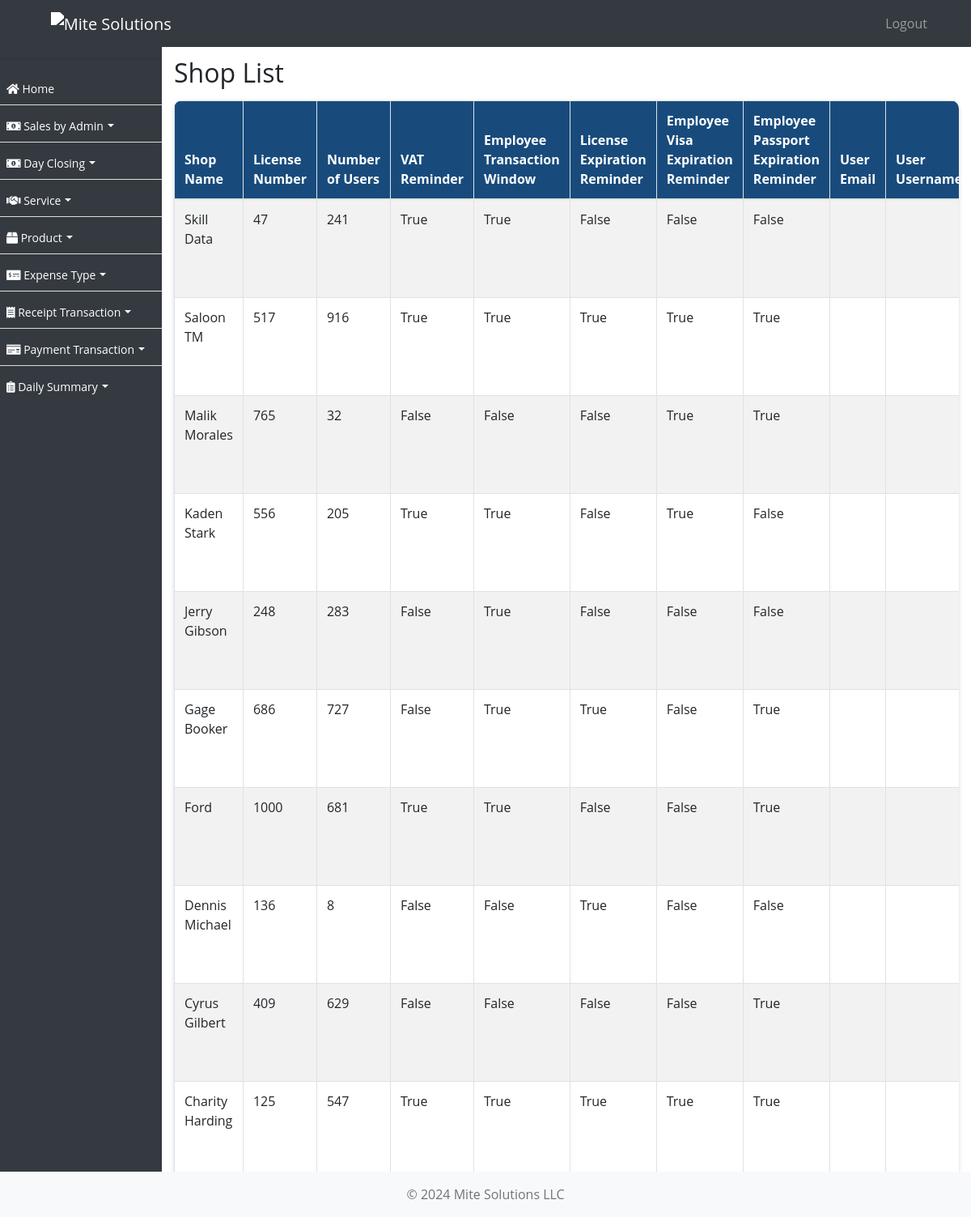
The app's page /shop/ with its own data.
### ezshopapp/models.py (models this page shows, shortened)
class Shop(models.Model):
    name = models.CharField(max_length=255, verbose_name='Shop Name')
    license_number = models.CharField(max_length=50, unique=True)
    num_users = models.PositiveIntegerField(verbose_name='Number of Users')
    vat_remainder = models.BooleanField(default=False, verbose_name='VAT Reminder')
    employee_transaction_window = models.BooleanField(default=False)
    license_expiration_reminder = models.BooleanField(default=False, verbose_name='License Expiration Reminder')
    employee_visa_expiration_reminder = models.BooleanField(default=False, verbose_name='Employee Visa Expiration Reminder')
    employee_passport_expiration_reminder = models.BooleanField(default=False, verbose_name='Employee Passport Expiration Reminder')
    admin_email = models.EmailField(max_length=100, default='')
    created_on = models.DateTimeField(auto_now_add=True, null=True)

### ezshopapp/views.py (the view)
# urls.py: path('shop/', ShopListView.as_view(), name='shop_list'),
class ShopListView(ListView):
    model = Shop
    template_name = 'shop_list.html'
    context_object_name = 'shops'
    def get_queryset(self):
        return Shop.objects.all().order_by('-name')

### ezshopapp/templates/shop_list.html (shortened to what this page needs)
{% extends 'base.html' %}
{% block content %}
  <h2>Shop List</h2>
  <div class="card table-responsive">
    <table id="shopTable" class="table table-bordered table-striped">
      <thead>
        <tr>
          <th>Shop Name</th>
          <th>License Number</th>
          <th>Number of Users</th>
          <th>VAT Reminder</th>
          <th>Employee Transaction Window</th>
          <th>License Expiration Reminder</th>
          <th>Employee Visa Expiration Reminder</th>
          <th>Employee Passport Expiration Reminder</th>
          <th>User Email</th>
          <th>User Username</th>
        </tr>
      </thead>
      <tbody>
        {% for shop in object_list %}
          <tr>
            <td>{{ shop.name }}</td>
            <td>{{ shop.license_number }}</td>
            <td>{{ shop.num_users }}</td>
            <td>{{ shop.vat_remainder }}</td>
            <td>{{ shop.employee_transaction_window }}</td>
            <td>{{ shop.license_expiration_reminder }}</td>
            <td>{{ shop.employee_visa_expiration_reminder }}</td>
            <td>{{ shop.employee_passport_expiration_reminder }}</td>
                <td>{{ shop.email }}</td>
                <td>{{ shop.username }}</td>
          </tr>
        {% endfor %}
      </tbody>
    </table>
  </div>
{% endblock %}

### ezshopapp/templates/base.html (style rules this page uses)
body, p, h1, h2, h3, h4, h5, h6, a, li, label, input, div, span, small { font-family: "Open Sans", sans-serif !important; }
body { padding-top: 56px; background-color: #ffffff !important; }
table thead { border-radius: 5px !important; }
table thead th { vertical-align: bottom; border-bottom: 2px solid #dee2e6; background-color: #184b7c !important; color: #fff !important; }
tbody { border-bottom: 0px !important; }
table { border:1px !important; }
div>.table-responsive, table, table>thead { border-radius: 10px !important; }
.card { border:0px !important; margin-top:15px; margin-bottom:15px; box-shadow: 0px 2px 6px -1px #ccc; }

### records on screen
Shop: name "Skill Data", license_number "47", num_users "241", vat_remainder "True", employee_transaction_window "True", license_expiration_reminder "False", employee_visa_expiration_reminder "False", employee_passport_expiration_reminder "False"
Shop: name "Saloon TM", license_number "517", num_users "916", vat_remainder "True", employee_transaction_window "True", license_expiration_reminder "True", employee_visa_expiration_reminder "True", employee_passport_expiration_reminder "True"
Shop: name "Malik Morales", license_number "765", num_users "32", vat_remainder "False", employee_transaction_window "False", license_expiration_reminder "False", employee_visa_expiration_reminder "True", employee_passport_expiration_reminder "True"
Shop: name "Kaden Stark", license_number "556", num_users "205", vat_remainder "True", employee_transaction_window "True", license_expiration_reminder "False", employee_visa_expiration_reminder "True", employee_passport_expiration_reminder "False"
Shop: name "Jerry Gibson", license_number "248", num_users "283", vat_remainder "False", employee_transaction_window "True", license_expiration_reminder "False", employee_visa_expiration_reminder "False", employee_passport_expiration_reminder "False"
Shop: name "Gage Booker", license_number "686", num_users "727", vat_remainder "False", employee_transaction_window "True", license_expiration_reminder "True", employee_visa_expiration_reminder "False", employee_passport_expiration_reminder "True"
Shop: name "Ford", license_number "1000", num_users "681", vat_remainder "True", employee_transaction_window "True", license_expiration_reminder "False", employee_visa_expiration_reminder "False", employee_passport_expiration_reminder "True"
Shop: name "Dennis Michael", license_number "136", num_users "8", vat_remainder "False", employee_transaction_window "False", license_expiration_reminder "True", employee_visa_expiration_reminder "False", employee_passport_expiration_reminder "False"
Shop: name "Cyrus Gilbert", license_number "409", num_users "629", vat_remainder "False", employee_transaction_window "False", license_expiration_reminder "False", employee_visa_expiration_reminder "False", employee_passport_expiration_reminder "True"
Shop: name "Charity Harding", license_number "125", num_users "547", vat_remainder "True", employee_transaction_window "True", license_expiration_reminder "True", employee_visa_expiration_reminder "True", employee_passport_expiration_reminder "True"
